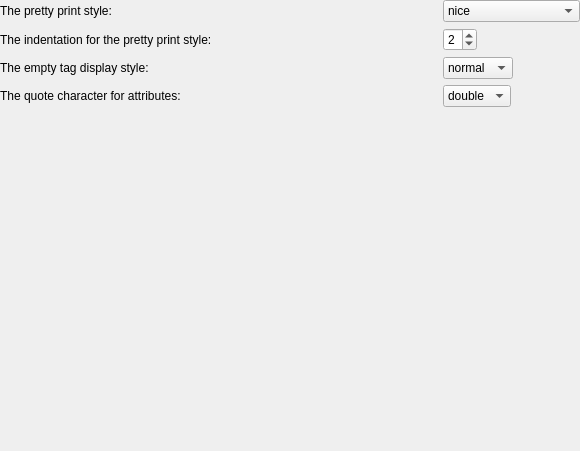
            <widget class="QWidget" name="scrollAreaWidgetContents_4">
             <property name="geometry">
              <rect>
               <x>0</x>
               <y>0</y>
               <width>580</width>
               <height>451</height>
              </rect>
             </property>
             <layout class="QGridLayout" name="gridLayoutOutput">
              <property name="margin">
               <number>0</number>
              </property>
              <item row="0" column="0">
               <widget class="QLabel" name="label_12">
                <property name="text">
                 <string>The pretty print style:</string>
                </property>
               </widget>
              </item>
              <item row="0" column="1">
               <widget class="QComboBox" name="comboBox">
                <property name="sizePolicy">
                 <sizepolicy hsizetype="Fixed" vsizetype="Fixed">
                  <horstretch>0</horstretch>
                  <verstretch>0</verstretch>
                 </sizepolicy>
                </property>
                <property name="accessibleName">
                 <string notr="true">pretty-print</string>
                </property>
                <property name="accessibleDescription">
                 <string notr="true">2</string>
                </property>
                <property name="currentIndex">
                 <number>2</number>
                </property>
                <item>
                 <property name="text">
                  <string>none</string>
                 </property>
                </item>
                <item>
                 <property name="text">
                  <string>nsgmls</string>
                 </property>
                </item>
                <item>
                 <property name="text">
                  <string>nice</string>
                 </property>
                </item>
                <item>
                 <property name="text">
                  <string>indented</string>
                 </property>
                </item>
                <item>
                 <property name="text">
                  <string>indented_c</string>
                 </property>
                </item>
                <item>
                 <property name="text">
                  <string>indented_a</string>
                 </property>
                </item>
                <item>
                 <property name="text">
                  <string>indented_close_tag</string>
                 </property>
                </item>
                <item>
                 <property name="text">
                  <string>cvs</string>
                 </property>
                </item>
                <item>
                 <property name="text">
                  <string>wrapped</string>
                 </property>
                </item>
                <item>
                 <property name="text">
                  <string>record</string>
                 </property>
                </item>
                <item>
                 <property name="text">
                  <string>record_c</string>
                 </property>
                </item>
               </widget>
              </item>
              <item row="4" column="0" colspan="2">
               <spacer name="verticalSpacer_5">
                <property name="orientation">
                 <enum>Qt::Vertical</enum>
                </property>
                <property name="sizeHint" stdset="0">
                 <size>
                  <width>20</width>
                  <height>40</height>
                 </size>
                </property>
               </spacer>
              </item>
              <item row="1" column="0">
               <widget class="QLabel" name="label_13">
                <property name="text">
                 <string>The indentation for the pretty print style:</string>
                </property>
               </widget>
              </item>
              <item row="2" column="0">
               <widget class="QLabel" name="label_14">
                <property name="text">
                 <string>The empty tag display style:</string>
                </property>
               </widget>
              </item>
              <item row="1" column="1">
               <widget class="QSpinBox" name="spinBoxIndent">
                <property name="sizePolicy">
                 <sizepolicy hsizetype="Fixed" vsizetype="Fixed">
                  <horstretch>0</horstretch>
                  <verstretch>0</verstretch>
                 </sizepolicy>
                </property>
                <property name="accessibleName">
                 <string notr="true">indent</string>
                </property>
                <property name="accessibleDescription">
                 <string notr="true">2</string>
                </property>
                <property name="maximum">
                 <number>5</number>
                </property>
                <property name="value">
                 <number>2</number>
                </property>
               </widget>
              </item>
              <item row="2" column="1">
               <widget class="QComboBox" name="cmbBoxEmptyTags">
                <property name="sizePolicy">
                 <sizepolicy hsizetype="Fixed" vsizetype="Fixed">
                  <horstretch>0</horstretch>
                  <verstretch>0</verstretch>
                 </sizepolicy>
                </property>
                <property name="accessibleName">
                 <string notr="true">empty-tags</string>
                </property>
                <property name="accessibleDescription">
                 <string notr="true">0</string>
                </property>
                <item>
                 <property name="text">
                  <string>normal</string>
                 </property>
                </item>
                <item>
                 <property name="text">
                  <string>html</string>
                 </property>
                </item>
                <item>
                 <property name="text">
                  <string>expand</string>
                 </property>
                </item>
               </widget>
              </item>
              <item row="3" column="0">
               <widget class="QLabel" name="label_15">
                <property name="text">
                 <string>The quote character for attributes:</string>
                </property>
               </widget>
              </item>
              <item row="3" column="1">
               <widget class="QComboBox" name="cmbBoxQuote">
                <property name="sizePolicy">
                 <sizepolicy hsizetype="Fixed" vsizetype="Fixed">
                  <horstretch>0</horstretch>
                  <verstretch>0</verstretch>
                 </sizepolicy>
                </property>
                <property name="accessibleName">
                 <string notr="true">quote-char</string>
                </property>
                <property name="accessibleDescription">
                 <string notr="true">0</string>
                </property>
                <item>
                 <property name="text">
                  <string>double</string>
                 </property>
                </item>
                <item>
                 <property name="text">
                  <string>single</string>
                 </property>
                </item>
               </widget>
              </item>
             </layout>
            </widget>
